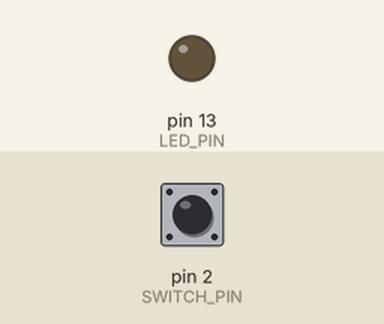
This sketch was run on a simulated Arduino Uno, built with avr-gcc and run on an emulated ATmega328P. Parts: output pins drawn as LEDs (lit = HIGH). The test bench sets the inputs (shaded band); at power-on: pin 2 (SWITCH_PIN) HIGH.

Above: at 5.0 s.
5.1 s: pin 2 (SWITCH_PIN) pulled LOW for 0.15 s
At 6.3 s:
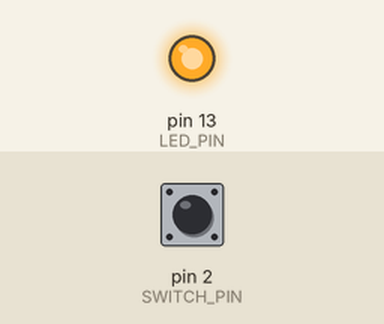
6.7 s: pin 2 (SWITCH_PIN) pulled LOW for 1 s
At 7.5 s:
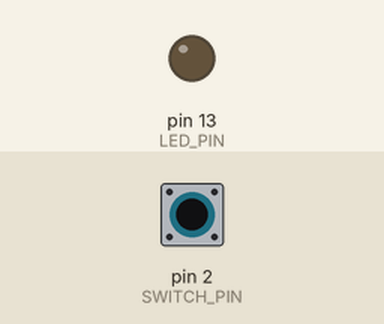
9.2 s: pin 2 (SWITCH_PIN) pulled LOW for 3.2 s
At 9.5 s:
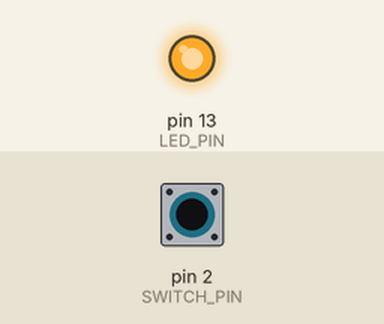
Timing chart, 0 to 12.2 s (numbered marks = the images above; inputs shaded):
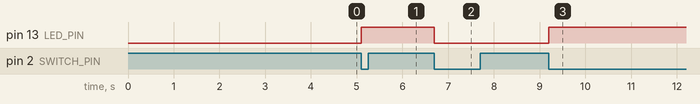

The sketch:

AVR_1.2.ino
```cpp
#include <avr/io.h>
#include <avr/interrupt.h>

#define LED_PIN PB5
#define SWITCH_PIN PD2

volatile uint8_t ledState = 0;

ISR(INT0_vect) {
    ledState ^= 1;                 // Toggle LED state
    if (ledState)
        PORTB |= (1 << PORTB5);    // Turn LED on (D13)
    else
        PORTB &= ~(1 << PORTB5);   // Turn LED off
}

int main(void) {
    DDRB |= (1 << DDB5);           // Set pin 13 as output
    DDRD &= ~(1 << DDD2);          // Set pin D2 (INT0) as input
    PORTD |= (1 << PORTD2);        // Enable pull-up resistor on D2

    // Configure INT0 to trigger on falling edge:
    EICRA |= (1 << ISC01);         // ISC01=1, ISC00=0 → falling edge
    EICRA &= ~(1 << ISC00);

    EIMSK |= (1 << INT0);          // Enable external interrupt INT0
    sei();                         // Enable global interrupts
    while (1) {
        // Main loop does nothing
    }
}
```

Measured:
- after the input at 5.1 s, pin 13 (LED_PIN): LOW → HIGH at once
- after the input at 6.7 s, pin 13 (LED_PIN): HIGH → LOW at once
- after the input at 9.2 s, pin 13 (LED_PIN): LOW → HIGH at once
